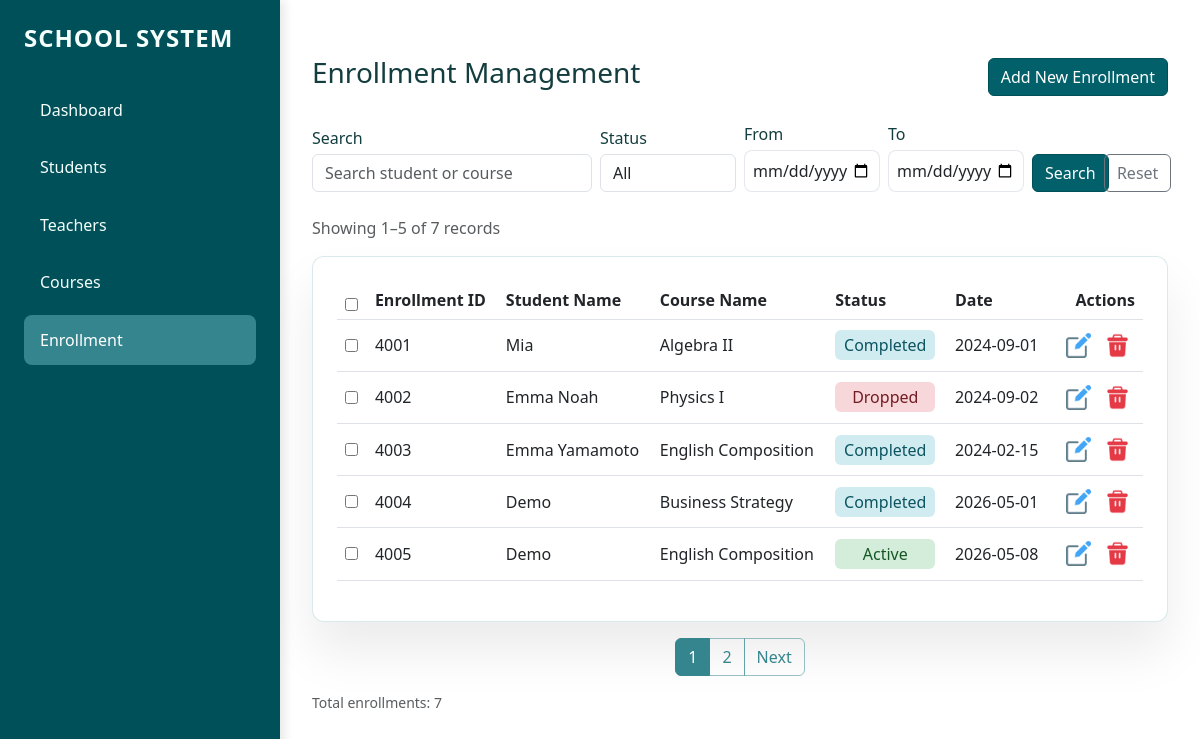
The app's page /enrollment with its own data.
### tables this page shows
CREATE TABLE enrollments (
                enrollment_id INTEGER PRIMARY KEY AUTOINCREMENT,
                student_id INTEGER,
                course_id INTEGER,
                status TEXT,
                enrollment_date DATE,
                FOREIGN KEY (student_id) REFERENCES students (student_id),
                FOREIGN KEY (course_id) REFERENCES courses (course_id)
            );

CREATE TABLE students (
                student_id INTEGER PRIMARY KEY AUTOINCREMENT,
                name TEXT NOT NULL,
                age INTEGER,
                date_of_birth DATE,
                email TEXT,
                address TEXT,
                phone TEXT
            );

CREATE TABLE courses (
                course_id INTEGER PRIMARY KEY AUTOINCREMENT,
                course_name TEXT NOT NULL,
                teacher_id INTEGER,
                credits INTEGER,
                description TEXT,
                FOREIGN KEY (teacher_id) REFERENCES teachers (teacher_id)
            );

### app.py (the view, shortened to what this page needs)
@app.route("/enrollment")
def enrollment_page():
    search_query = request.args.get("query", "").strip()
    status_filter = request.args.get("status", "").strip()
    start_date = request.args.get("start_date", "").strip()
    end_date = request.args.get("end_date", "").strip()
    page = request.args.get("page", 1, type=int)
    per_page = 5
    enrollment, total = database.get_enrollments(
        search_text=search_query or None,
        status=status_filter or None,
        start_date=start_date or None,
        end_date=end_date or None,
        page=page,
        per_page=per_page,
    )
    total_pages = (total + per_page - 1) // per_page
    start = (page - 1) * per_page + 1 if total > 0 else 0
    end = min(page * per_page, total)
    unique_count = database.get_unique_student_count()
    return render_template(
        "enrollment.html",
        enrollment=enrollment,
        students=database.get_all_students(),
        courses=database.get_all_courses(),
        query=search_query,
        status=status_filter,
        start_date=start_date,
        end_date=end_date,
        page=page,
        total_pages=total_pages,
        total=total,
        unique_total=unique_count,
        start=start,
        end=end,
    )

### database.py (called while the page is built)
def get_connection():
    conn = sqlite3.connect(DB_NAME, timeout=30)
    conn.execute('PRAGMA foreign_keys = ON')
    conn.row_factory = sqlite3.Row
    return conn

def get_all_students():
    students, _ = get_students(page=None, per_page=None)
    return students

def get_students(search_text=None, page=None, per_page=5):
    with get_connection() as conn:
        query = 'SELECT * FROM students'
        count_query = 'SELECT COUNT(*) FROM students'
        filters = []
        params = []
        if search_text:
            filters.append('(name LIKE ? OR address LIKE ?)')
            params.extend([f'%{search_text}%', f'%{search_text}%'])
        if filters:
            where_clause = ' WHERE ' + ' AND '.join(filters)
            query += where_clause
            count_query += where_clause
        query += ' ORDER BY student_id ASC'
        if page and per_page:
            offset = (page - 1) * per_page
            query += f' LIMIT {per_page} OFFSET {offset}'
        results = conn.execute(query, params).fetchall()
        total = conn.execute(count_query, params).fetchone()[0]
        return results, total

def get_all_courses():
    courses, _ = get_courses(page=None, per_page=None)
    return courses

def get_unique_student_count():
    with get_connection() as conn:
        cursor = conn.execute("SELECT COUNT(DISTINCT student_id) FROM enrollments")
        return cursor.fetchone()[0]

### templates/enrollment.html (shortened to what this page needs)
{% extends "base.html" %}
{% block content %}
<div class="d-flex justify-content-between align-items-center mb-4">
    <h3>Enrollment Management</h3>
    <button class="btn btn-primary" data-bs-toggle="modal" data-bs-target="#addModal">
        Add New Enrollment
    </button>
</div>
<form method="GET" action="{{ url_for('enrollment_page') }}" class="row g-2 align-items-end mb-4">
    <div class="col-md-4">
        <label class="form-label mb-1">Search</label>
        <input type="search" name="query" class="form-control" placeholder="Search student or course"
            value="{{ query }}">
    </div>
    <div class="col-md-2">
        <label class="form-label mb-1">Status</label>
        <select name="status" class="form-control">
            <option value="">All</option>
        </select>
    </div>
    <div class="col-md-2">
        <label class="form-label mb-1">From</label>
        <input type="date" name="start_date" class="form-control" value="{{ start_date }}">
    </div>
    <div class="col-md-2">
        <label class="form-label mb-1">To</label>
        <input type="date" name="end_date" class="form-control" value="{{ end_date }}">
    </div>
    <div class="col-md-1 d-grid">
        <button class="btn btn-outline-primary">Search</button>
    </div>
    <div class="col-md-1 d-grid">
        <a href="{{ url_for('enrollment_page') }}" class="btn btn-outline-secondary">Reset</a>
    </div>
</form>
<p class="text-muted">Showing {{ start }}–{{ end }} of {{ total }} records</p>
<div class="card-custom">
    <table class="table align-middle">
        <thead>
            <tr>
                <th><input type="checkbox" id="selectAll"></th>
                <th>Enrollment ID</th>
                <th>Student Name</th>
                <th>Course Name</th>
                <th>Status</th>
                <th>Date</th>
                <th class="text-end">Actions</th>
            </tr>
        </thead>
        <tbody>
            {% for s in enrollment %}
            <tr>
                <td><input type="checkbox" name="selected_enrollments" class="rowCheckbox" value="{{ s['enrollment_id'] }}"></td>
                <td>{{ s['enrollment_id'] }}</td>
                <td>{{ s['student_name'] }}</td>
                <td>{{ s['course_name'] }}</td>
                <td>
                    <span class="status-{{ s['status'] | lower }}">{{ s['status'] }}</span>
                </td>
                <td>{{ s['enrollment_date'] }}</td>
                <td class="text-end">
                    <button class="btn btn-sm btn-outline-secondary" data-bs-toggle="modal"
                        data-bs-target="#edit{{ s['enrollment_id'] }}">
                        <img src="{{ url_for('static', filename='image/edit.png') }}" style="width:1rem;">
                    </button>
                    <form action="/enrollment/{{ s['enrollment_id'] }}/delete" method="POST" class="d-inline row-delete-form" data-item-name="enrollment {{ s['student_name'] }} / {{ s['course_name'] }}">
                        <button type="submit" class="btn btn-sm delete-row-delete-btn">
                            <img src="{{ url_for('static', filename='image/delete.png') }}" style="width:1rem;">
                        </button>
                    </form>
                </td>
            </tr>
            {% endfor %}
        </tbody>
    </table>
</div>
{% if total_pages > 1 %}
<nav>
    <ul class="pagination justify-content-center">
        {% for p in range(1, total_pages + 1) %}
        <li class="page-item {% if p == page %}active{% endif %}">
            <a class="page-link"
                href="{{ url_for('enrollment_page', query=query, status=status, start_date=start_date, end_date=end_date, page=p) }}">
                {{ p }}
            </a>
        </li>
        {% endfor %}
        {% if page < total_pages %} <li class="page-item">
            <a class="page-link"
                href="{{ url_for('enrollment_page', query=query, status=status, start_date=start_date, end_date=end_date, page=page+1) }}">
                Next
            </a>
            </li>
            {% endif %}
    </ul>
</nav>
{% endif %}
<div class="d-flex justify-content-between align-items-center mt-3">
    <small class="text-muted">Total enrollments: {{ total }}</small>
</div>
{% endblock %}

### static/style.css (style rules this page uses)
:root { --sidebar-width: 280px; --primary-bg: #ffffff; --sidebar-color: #005059; --accent: #7DA78C; --accent-strong: rgb(53, 133, 142); --accent-soft: rgb(53, 133, 142,0.5); --text-muted: rgba(255, 255, 255, 0.85); --text-strong: #f5fffc; --card-bg: #ffffff; --card-border: rgba(53, 133, 142, 0.18); }
body { background: var(--primary-bg); margin: 0; font-family: 'Segoe UI', Tahoma, Geneva, Verdana, sans-serif; color: #133d3e; }
.btn-primary, .btn-outline-primary, .btn-success { color: #ffffff; background-color: #01606a !important; border-color: #005059 !important; }
.d-flex.justify-content-between.align-items-center.mb-4>.btn-primary { min-width: 140px; }
.delete-row-delete-btn { background: transparent !important; border: none !important; border-radius: 0 !important; box-shadow: none !important; padding: 0; width: 2.2rem; height: 2.2rem; display: inline-flex; align-items: center; justify-content: center; }
.delete-row-delete-btn img { width: 25px !important; height: 25px !important; }
button[data-bs-target^="#edit"] img { width: 25px !important; height: 25px !important; align-items: center; justify-content: center; background: transparent !important; border: none !important; padding: 0 !important; }
button[data-bs-target^="#edit"] { background: transparent !important; border: none !important; border-radius: 0 !important; box-shadow: none !important; padding: 0; width: 2.2rem; height: 2.2rem; display: inline-flex; align-items: center; justify-content: center; }
.card-custom { background: var(--card-bg); border-radius: 12px; padding: 1.5rem; box-shadow: 0 30px 50px rgba(0, 0, 0, 0.08); border: 1px solid var(--card-border); }
input[type="date"] { padding: 0.5rem; border: 1px solid rgba(148, 163, 184, 0.25); border-radius: 8px; width: 100%; }
.pagination .page-link { color: var(--accent-strong); border-color: var(--accent-soft); background-color: transparent; }
.pagination .page-item.active .page-link { background-color: var(--accent-strong); border-color: var(--accent-strong); color: white; }
.pagination { margin-top: 1rem; }
.status-active { background: #d4edda; color: #155724; }
.status-completed { background: #d1ecf1; color: #0c5460; }
.status-dropped { background: #f8d7da; color: #721c24; }
.status-active, .status-completed, .status-dropped { display: inline-block; width: 100px; text-align: center; padding: 4px 8px; border-radius: 6px; }

### records on screen
enrollments: enrollment_id "4001", student_name "Mia", course_name "Algebra II", status "Completed", enrollment_date "2024-09-01"
enrollments: enrollment_id "4002", student_name "Emma Noah", course_name "Physics I", status "Dropped", enrollment_date "2024-09-02"
enrollments: enrollment_id "4003", student_name "Emma Yamamoto", course_name "English Composition", status "Completed", enrollment_date "2024-02-15"
enrollments: enrollment_id "4004", student_name "Demo", course_name "Business Strategy", status "Completed", enrollment_date "2026-05-01"
enrollments: enrollment_id "4005", student_name "Demo", course_name "English Composition", status "Active", enrollment_date "2026-05-08"

### other values on screen
{{ start }} "1"
{{ end }} "5"
{{ total }} "7"
{{ p }} "1" "2"
